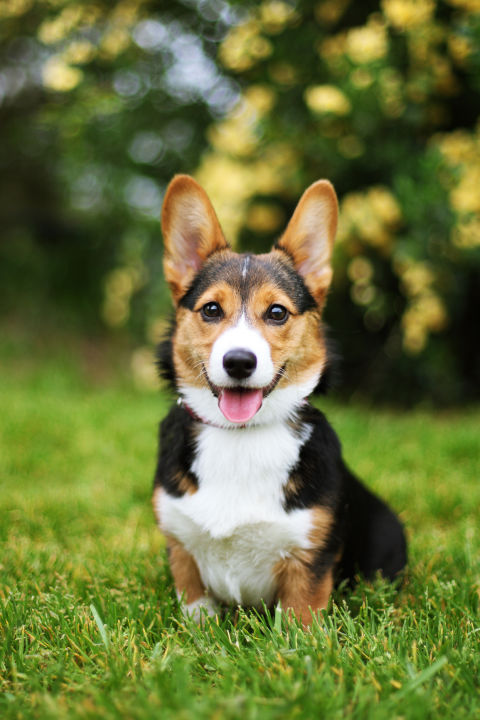
#> input picture corgi.jpeg, 480 x 720 px
$ python pixelArt.py
#> lines starting #> are read from the running program, lines starting #| are printed output that depends on the picture
from PIL import Image
import numpy as np
N=25
with Image.open("corgi.jpeg") as im:

#> im is the input picture: PIL image 480x720 RGB; mean R, G, B 105.5, 114.2, 57.6
    pixels = [[[0 for k in range(3)] for n in range(N)] for o in range(N)]
    r,g,b=0,0,0

    l=im.width//N
#> l = 19
    a=im.height//N
#> a = 28

    for i in range(N):
        for j in range(N):
            for h in range(a):
                for w in range(l):
                    r = im.getpixel((j*l+w, i*a+h))[0]
                    g = im.getpixel((j * l + w, i * a + h))[1]
                    b = im.getpixel((j * l + w, i * a + h))[2]
                    pixels[i][j]=[r,g,b]
#> after the loop, pixels = 25 items

    b=np.array(pixels, dtype=np.uint8)
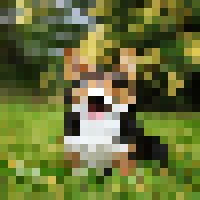
#> b: shape (25, 25, 3) (shown 8 times larger); mean of channels 0, 1, 2 104.5, 113.1, 56.7; drawn as R, G, B
    print(b)
#> (printed output is left out)
    Image.fromarray(b,mode='RGB').show()
